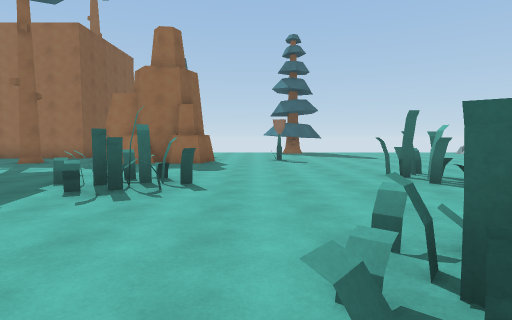
View 1 (above)

16 first-person views from a walk through a 3-D level made in the Unity game engine. The camera is 1.5 m above the floor, tilts 4° down and sees 80° across. The floor is counted in squares, 2 m on a side. Each view is taken from the middle of a square. On the plan, view 1 faces up. The plan holds only what a view shows up to about 10 squares ahead; the rest is blank. The place goes on beyond the plan. Some animated figures are not drawn.

View 2
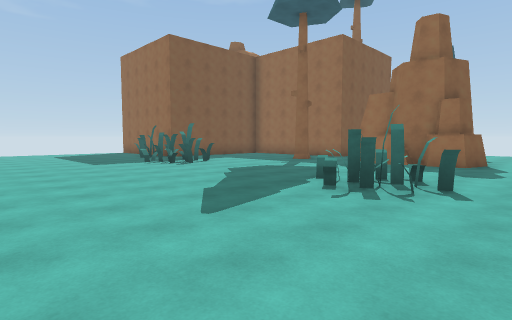

View 3
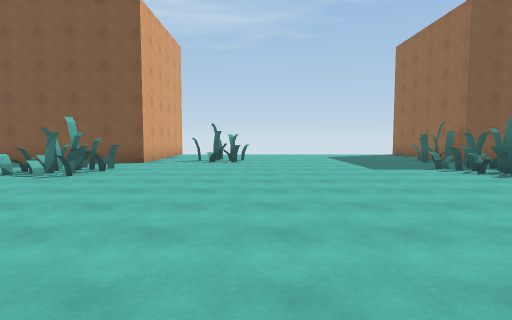

View 4
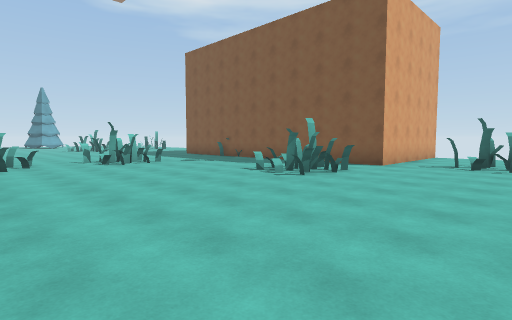

View 5
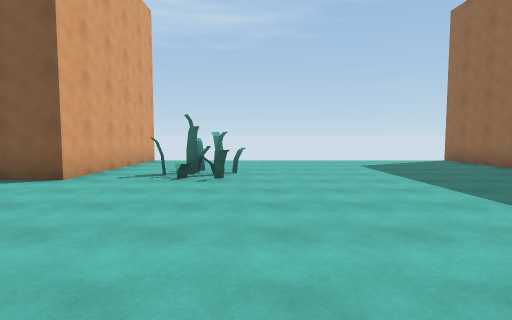

View 6
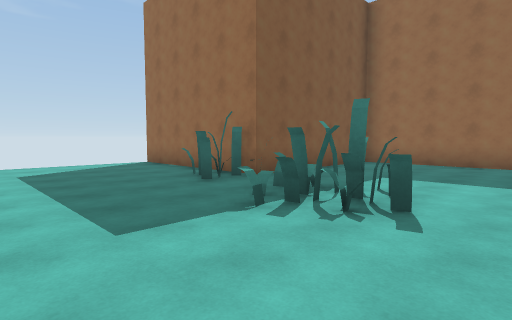

View 7
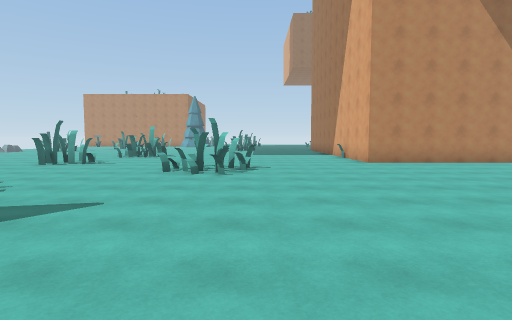

View 8
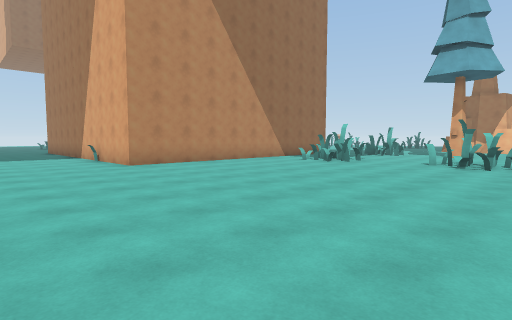

View 9
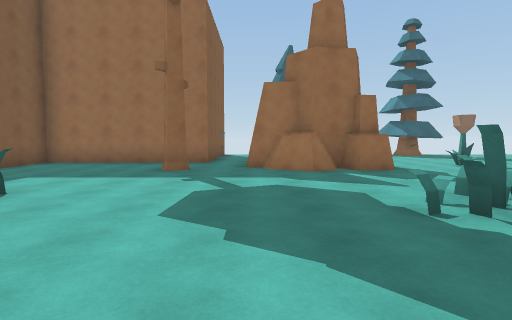

View 10
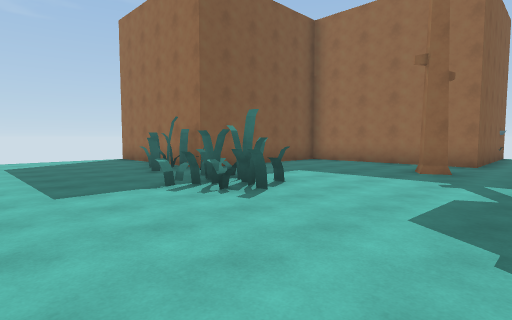

View 11
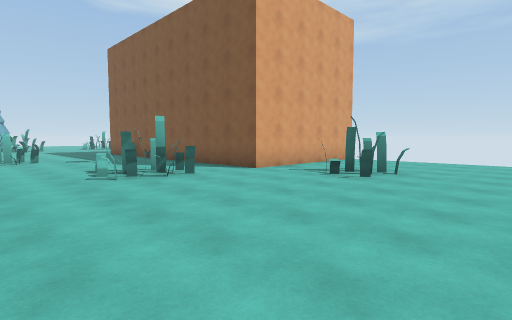

View 12
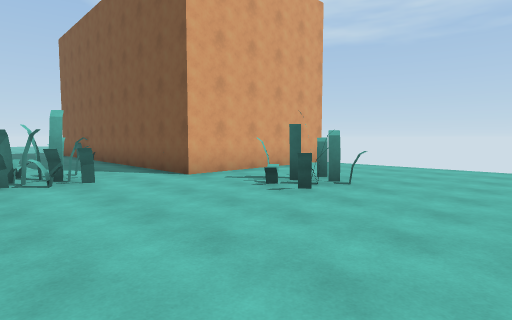

View 13
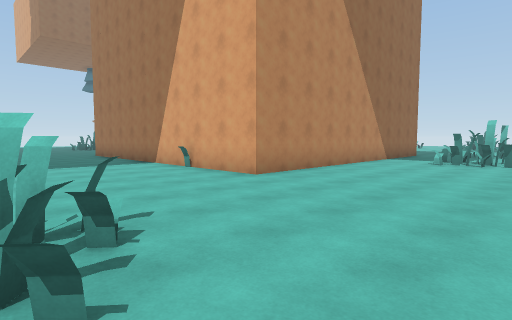

View 14
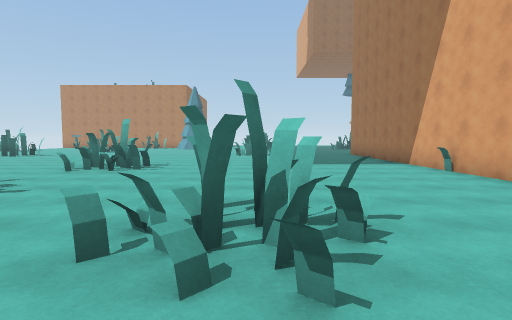

View 15
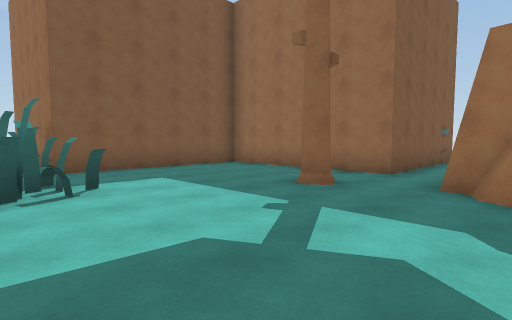

View 16
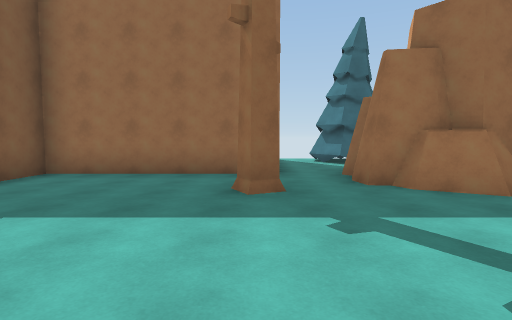

### Floor plan
Key: @ floor where view 1 was taken; # wall or solid block; . floor; = window, fence, low wall or low ledge; T pine tree; F flower.
Columns run from 17 left of view 1 to 10 right of it. Each row starts with its distance up from view 1.
 17           #
 16           #   T
 15           #.T#T
 14           #..T
 13           #..
 12      ######.    ...
 11      #......#   ..F.
 10      #......####......
  9      #....T.............
  8      #.....................
  7 ######.....................
  6  ....##=#......=....##.=..
  5  ......##.....##.......##.
  4  ..............#........#..
  3  ..........................
  2  .................=........
  1  .................##.......
  0  ................@=#.....
 -1  ...##......................
 -2  ....#......................
 -3  ..........................
 -4  #####..##...........#=####
 -5      #..#............#
 -6      #...............#
 -7      #...............#
 -8      #...............#

Where each view was taken, in squares from view 1:
view 1: 0 up, 0 right, facing up
view 2: 0 up, 0 right, facing up-left
view 3: 0 up, 2 left, facing left
view 4: 0 up, 3 left, facing down-left
view 5: 0 up, 6 left, facing left
view 6: 2 up, 7 left, facing up-left
view 7: 0 up, 6 left, facing right
view 8: 0 up, 5 left, facing down-right
view 9: 2 up, 5 left, facing up
view 10: 2 up, 5 left, facing up-left
view 11: 2 up, 6 left, facing down-left
view 12: 2 up, 8 left, facing down-left
view 13: 1 up, 1 left, facing down-right
view 14: 1 up, 1 left, facing right
view 15: 5 up, 4 left, facing up-left
view 16: 5 up, 7 left, facing up
